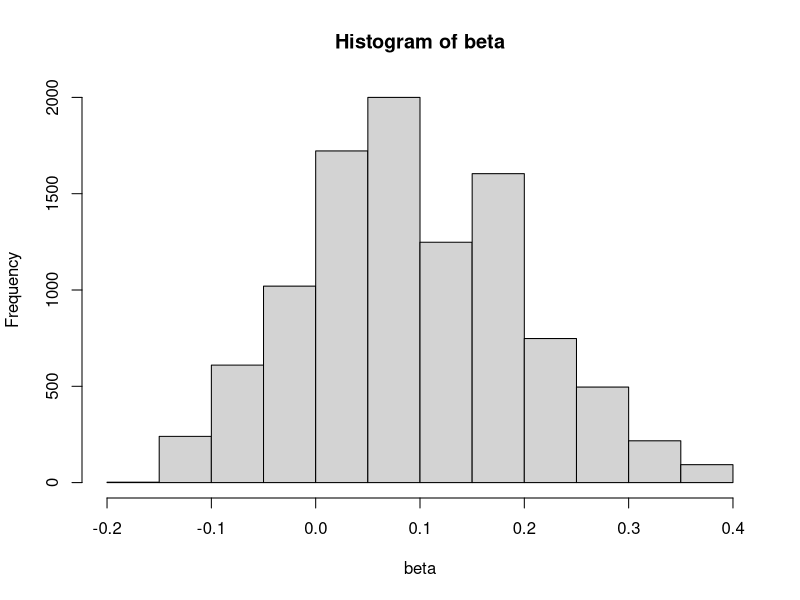
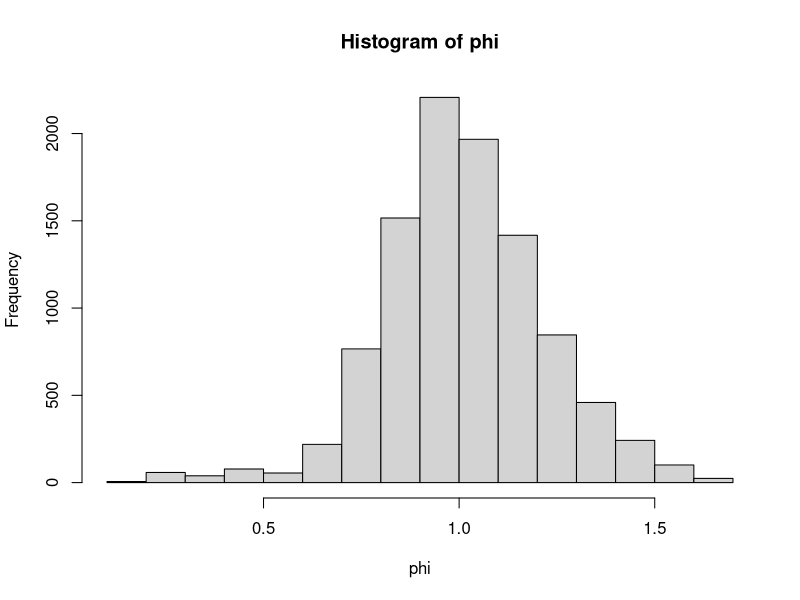
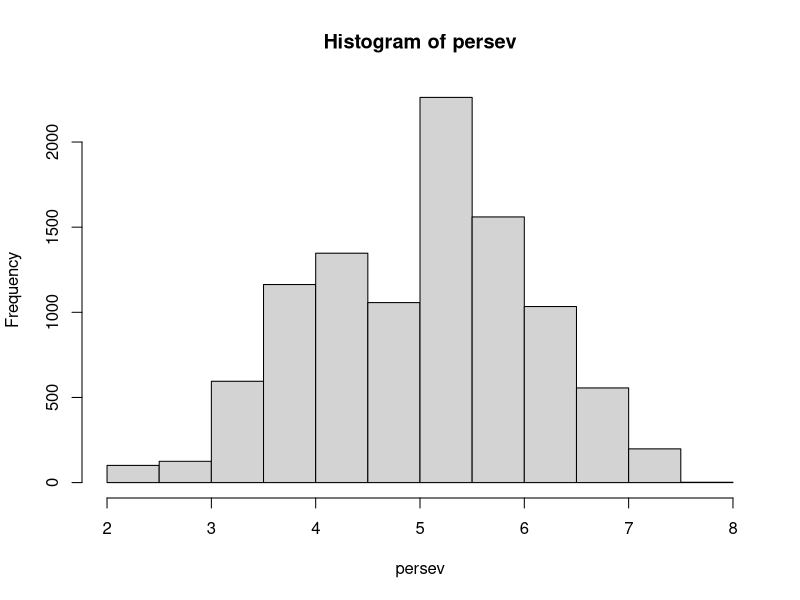

R code for these plots, in order: (Note: this script raises an error after producing the figures.)
## ---- chunk 1
knitr::opts_chunk$set(echo = TRUE)
## ---- chunk 2
# beta
beta <- matrix(ncol = 100, nrow = 100)

for(i in 1:100){
beta_mu <- rnorm(1, mean = 0.1, sd = 0.1)
beta_sigma <- rnorm(1, mean = 0.1, sd = 0.1)
#beta_mu <- rnorm(1, mean = 0, sd = 1)
#beta_sigma <- rnorm(1, mean = 0, sd = 1)

for (s in 1:100){
  beta_raw <- rnorm(1, mean = 0, sd = 0.1)
  #beta_raw <- rnorm(1, mean = 0, sd = 1)
  beta[i,s] <- beta_mu + beta_sigma*beta_raw
}
}
hist(beta)
## ---- chunk 3
# phi
phi <- matrix(ncol = 100, nrow = 100)

for(i in 1:100){
phi_mu <- rnorm(1, mean = 1, sd = 0.2)
phi_sigma <- rnorm(1, mean = 0.7, sd = 0.1)
#phi_mu <- rnorm(1, mean = 0, sd = 1)
#phi_sigma <- rnorm(1, mean = 0, sd = 1)

for (s in 1:100){
  phi_raw <- rnorm(1, mean = 0, sd = 0.1)
  #phi_raw <- rnorm(1, mean = 0, sd = 1)
  phi[i,s] <- phi_mu + phi_sigma*phi_raw
}
}
hist(phi)
## ---- chunk 4
# persev
persev <- matrix(ncol = 100, nrow = 100)

for(i in 1:100){
persev_mu <- rnorm(1, mean = 5, sd = 1)
persev_sigma <- rnorm(1, mean = 0.1, sd = 0.2)
#persev_mu <- rnorm(1, mean = 0, sd = 1)
#persev_sigma <- rnorm(1, mean = 0, sd = 1)

for (s in 1:100){
  persev_raw <- rnorm(1, mean = 0, sd = 1)
  persev[i,s] <- persev_mu + persev_sigma*persev_raw
}
}
hist(persev)
## ---- chunk 5
# observed data summary stats

# distribution of total reward per subject
learn_data %>%
  group_by(ID) %>%
  summarise(total_reward = sum(reward)) %>%
  ggplot(aes(y = total_reward))+
  geom_histogram()

# distribution of optimal choice per subject
learn_data %>%
  group_by(ID) %>%
  summarise(optimal = sum(optimal_choice)) %>%
  ggplot(aes(y = optimal))+
  geom_histogram()
## ---- chunk 6
sim_data <- data.frame(matrix(ncol = 5, nrow = total_trials*Nsub))
colnames(sim_data) <- c("subject","trialnum","choice","reward","instantiation")
for (s in 1:Nsub){
  start_ind <- (s-1)*total_trials+1
  end_ind <- s*total_trials
  sub_sim <- sim_subject(beta[72,s],phi[72,s],persev[72,s])
  sim_data$subject[start_ind:end_ind] <- rep(s,total_trials)
  sim_data$trialnum[start_ind:end_ind] <- 1:total_trials
  sim_data$choice[start_ind:end_ind] <- sub_sim$choice
  sim_data$reward[start_ind:end_ind] <- sub_sim$reward
  sim_data$instantiation[start_ind:end_ind] <- sub_sim$instantiation
}

# distribution of total reward per subject
sim_data %>%
  group_by(subject) %>%
  summarise(total_reward = sum(reward)) %>%
  ggplot(aes(y = total_reward))+
  geom_histogram()

# check whether each choice was the optimal arm
for (t in 1:nrow(sim_data)){
  rewards <- get(paste("instantiation_",sim_data$instantiation[t],sep = ""))[sim_data$trialnum[t],]
  sim_data$optimal[t] <- which.max(rewards)==sim_data$choice[t]
}

# distribution of optimal choice per subject
sim_data %>%
  group_by(subject) %>%
  summarise(optimal = sum(optimal)) %>%
  ggplot(aes(y = optimal))+
  geom_histogram()
